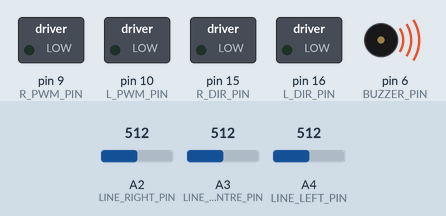
Simulated run of this sketch. Board: Arduino Mega 2560, built with avr-gcc and run on an emulated ATmega2560. On the bench: switched loads named in the sketch (green lamp = pin HIGH), buzzer (waves = sounding). Inputs (shaded band) come from the test bench; at power-on: A2 (LINE_RIGHT_PIN) = 512, A3 (LINE_CENTRE_PIN) = 512, A4 (LINE_LEFT_PIN) = 512. What the sketch prints to the serial monitor is not drawn.

Above: at 3.2 s.
3.3 s: A2 (LINE_RIGHT_PIN) set to 803
5.5 s: A2 (LINE_RIGHT_PIN) set to 826
At 6.7 s:
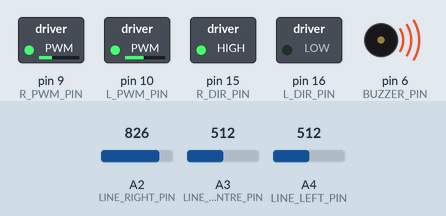
7.0 s: A3 (LINE_CENTRE_PIN) set to 716
At 7.8 s:
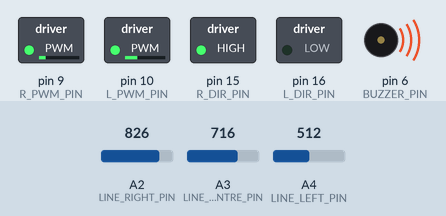
8.5 s: A4 (LINE_LEFT_PIN) set to 306
At 8.9 s:
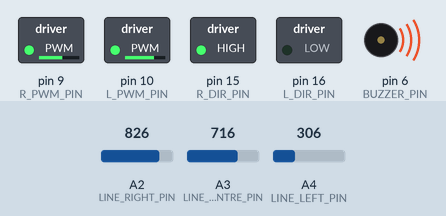
10.0 s: A4 (LINE_LEFT_PIN) set to 245
At 11.2 s:
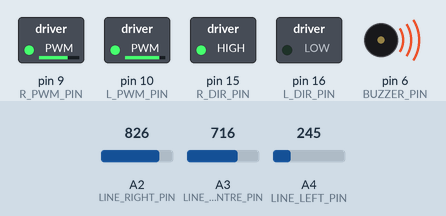
11.5 s: A3 (LINE_CENTRE_PIN) set to 900
At 12.5 s:
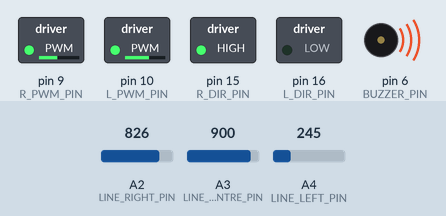
Timing chart, 0 to 14.0 s (numbered marks = the images above; inputs shaded):
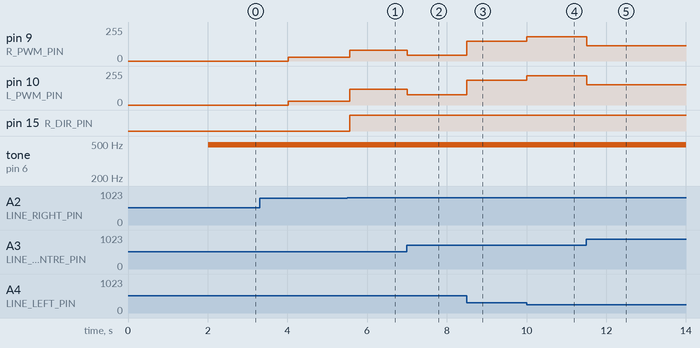

The sketch:

linefollower_main_1a.ino
```cpp
#include "encoders.h"
#include "pid.h"
#include "line_sensors.h"
#include "kinematics.h"

#define L_PWM_PIN 10
#define L_DIR_PIN 16
#define R_PWM_PIN  9
#define R_DIR_PIN 15
#define DIR_FWD LOW
#define DIR_BKD HIGH
#define BAUD_RATE 9600
#define BUZZER_PIN 6
#define LINE_LEFT_PIN   A4
#define LINE_CENTRE_PIN A3
#define LINE_RIGHT_PIN  A2
#define heading_kp 50.0
#define heading_ki 0.01
#define heading_kd 0.0
#define line_kp 0.1
#define line_ki 0.0
#define line_kd 0.0
#define wheel_kp 0.08
#define wheel_ki 0.0
#define wheel_kd 0.0

#define STATE_START       0
#define STATE_FORWARDS 1
#define STATE_LINE_MEET     2
#define STATE_LINE_FOLLOW    3
#define STATE_LINE_LOST      4
#define STATE_LINE_FIND    5
#define STATE_FACE_HOME   6
#define STATE_DRIVE_HOME     7
#define STATE_STOP           10

LineSensor lineLeft(LINE_LEFT_PIN);
LineSensor lineCentre(LINE_CENTRE_PIN);
LineSensor lineRight(LINE_RIGHT_PIN);
Kinematics pose;
PID headingPID(heading_kp, heading_ki, heading_kd);
PID pidLine(line_kp, line_ki, line_kd);

float checkTimeState, startTimeState;
bool onLine, lineJoined;
bool buzzerOn, buzzerFinish;
float homeDistance, lastDistance;
bool headingCheck = false;
float leftConfidence, centreConfidence, rightConfidence;
float lineTheshold, confidenceThreshold;
float lineDemand, headingDemand, headingMeasurement;
float speedForward, meanCount;
bool checkLeft, checkRight;
int STATE;

void setup()
{
  funcSetupMotors();
  setupLeftEncoder();
  setupRightEncoder();
  funcSetupTimestamps();
  funcSetupLineSensors();
  pinMode(BUZZER_PIN, OUTPUT);
  buzzerOn = false;
  buzzerFinish = false;
  headingCheck = false;
  lineTheshold = 300.0;
  confidenceThreshold = 60.0;
  lineDemand = 0.0;
  headingDemand = 0.0;
  headingMeasurement = 0.0;
  speedForward = 18.0;
  lastDistance = 0.0;
  homeDistance = 0.0;
  meanCount = 0;
  checkLeft = false;
  checkRight = false;
  delay(1000);
  Serial.begin( 9600 );
  delay(1000);
  Serial.println("***RESET***");
  STATE = 0;
}

void loop()
{
  pose.update();
  funcUpdateLineConfidence();
  onLine = funcCheckForLine();
  float timePassed = millis() - checkTimeState;
  switch ( STATE ) {
    case STATE_START:
      funcInitTone();
      break;
    case STATE_FORWARDS:
      funcDriveForwards();
      break;
    case STATE_LINE_FOLLOW:
      if (timePassed > 10) {
        checkTimeState = millis();
        funcFollowLine();
      }
      break;
    case STATE_LINE_LOST:
      funcLostLine();
      break;
    case STATE_LINE_FIND:
      if (timePassed > 10) {
        checkTimeState = millis();
        funcRefindLine();
      }
      break;
    case STATE_FACE_HOME:
      funcTurnHome();
      break;
    case STATE_DRIVE_HOME:
      if (timePassed > 5) {
        checkTimeState = millis();
        funcDriveHome();
      }
      break;
    case STATE_STOP:
      funcUpdateSpeed(0, 0);
      break;
    default:
      Serial.println("System Error, Unknown state!");
      break;
  }

}

void funcDriveHome() {
  Serial.println(homeDistance);
  headingDemand = pose.getHeadingTarget();
  funcUpdateHeadingPID(18.0);
  if (abs(pose.getDistanceTarget()) <= 50.0) {
    if (homeDistance >= lastDistance) {
      STATE = STATE_STOP;
    }
  }
  lastDistance = homeDistance;
}

void funcTurnHome() {
  headingDemand = pose.getHeadingTarget();
  if (headingDemand >= pose.getTheta()) {
    funcUpdateSpeed(20.0, -20.0);
  } else {
    funcUpdateSpeed(-20.0, 20.0);
  }

  float angleDiff = headingDemand - pose.getTheta();
  if (abs(angleDiff) <= 0.01) {
    funcUpdateSpeed(0, 0);
    funcPlayTone(10, 200);
    lastDistance = pose.getDistanceTarget();
    STATE = STATE_DRIVE_HOME;
    return;
  }
}

void funcRefindLine() {
  if (onLine) {
    STATE = STATE_LINE_FOLLOW;
    return;
  }
  if (!checkLeft && !checkRight) {
    headingDemand = headingMeasurement - M_PI / 8;
    funcUpdateSpeed(-16, 16);
    if (pose.getTheta() <= headingDemand) {
      checkLeft = true;
    }
  }
  if (checkLeft && !checkRight) {
    headingDemand = headingMeasurement + M_PI / 8;
    funcUpdateSpeed(16, -16);
    if (pose.getTheta() >= headingDemand) {
      checkRight = true;
    }
  }
  if (checkLeft && checkRight) {
    headingDemand = headingMeasurement;
    funcUpdateSpeed(-16, 16);
    if (pose.getTheta() <= headingDemand) {
      funcUpdateSpeed(0, 0);
      delay(1000);
      STATE = STATE_FACE_HOME;
      return;
    }
  }
}

void funcLostLine() {
  if (lineJoined) {
    headingMeasurement = pose.getTheta();
    STATE = STATE_LINE_FIND;
  }
}

void funcFollowLine() {
  if (onLine) {
    funcUpdateLinePID();
  }
  else {
    STATE = STATE_LINE_LOST;
  }
}

void funcDriveForwards() {
  if (!onLine) {
    funcUpdateHeadingPID(30.0);
  } else {
    lineJoined = true;
    STATE = STATE_LINE_FOLLOW;
  }
}

void funcTurnTarget() {
  if (!headingCheck) {
    headingDemand = pose.getHeadingTarget();
    headingCheck = true;
  }
  funcUpdateHeadingPID(0.0);
  if (headingDemand - pose.getTheta() < 2.0 ) {
    STATE = STATE_STOP;
  }
}

void funcUpdateSpeed(float leftSpeedNew, float rightSpeedNew) {
  if (leftSpeedNew < 0) {
    leftSpeedNew = leftSpeedNew * -1;
    digitalWrite( L_DIR_PIN, DIR_BKD );
  } else {
    digitalWrite( L_DIR_PIN, DIR_FWD );
  }
  if (rightSpeedNew < 0) {
    rightSpeedNew = rightSpeedNew * -1;
    digitalWrite( R_DIR_PIN, DIR_BKD );
  } else {
    digitalWrite( R_DIR_PIN, DIR_FWD );
  }
  analogWrite( L_PWM_PIN, leftSpeedNew );
  analogWrite( R_PWM_PIN, rightSpeedNew );
}

void funcUpdateLineConfidence() {
  if (lineLeft.readCalibrated() > lineTheshold) {
    leftConfidence += 1.0;
  }
  else {
    leftConfidence -= 1.0;
  }
  if (lineCentre.readCalibrated() > lineTheshold) {
    centreConfidence += 1.0;
  }
  else {
    centreConfidence -= 1.0;
  }
  if (lineRight.readCalibrated() > lineTheshold) {
    rightConfidence += 1.0;
  }
  else {
    rightConfidence -= 1.0;
  }
  leftConfidence = constrain(leftConfidence, 0.0, 100.0);
  centreConfidence = constrain(centreConfidence, 0.0, 100.0);
  rightConfidence = constrain(rightConfidence, 0.0, 100.0);
  return;
}

bool funcCheckForLine() {
  bool leftLine = leftConfidence > confidenceThreshold;
  bool centreLine = centreConfidence > confidenceThreshold;
  bool rightLine = rightConfidence > confidenceThreshold;
  if (leftLine || centreLine || rightLine) {
    if (!lineJoined) {
      leftConfidence = 100.0;
      centreConfidence = 100.0;
      rightConfidence = 100.0;
      lineJoined = true;
    }
    return true;
  }

  return false;
}

void funcUpdateLinePID() {
  float centreValue = funcGetLineCentre();
  float PIDOut = pidLine.update(lineDemand, centreValue);
  float speedLeft = speedForward - PIDOut;
  float speedRight = speedForward + PIDOut;
  speedLeft = constrain(speedLeft, -254, 254);
  speedRight = constrain(speedRight, -254, 254);
  funcUpdateSpeed(speedLeft, speedRight);
}

void funcUpdateHeadingPID(float forwardBias) {
  float headingOut = headingPID.update(headingDemand, pose.getTheta());
  float speedLeft = forwardBias + headingOut;
  float speedRight = forwardBias - headingOut;
  speedLeft = constrain(speedLeft, -254, 254);
  speedRight = constrain(speedRight, -254, 254);
  funcUpdateSpeed(speedLeft, speedRight);
}

float funcGetLineCentre() {
  float valueLeft = lineLeft.readCalibrated();
  float valueCentre = lineCentre.readCalibrated();
  float valueRight = lineRight.readCalibrated();
  float total = valueLeft + valueCentre + valueRight;
  float p1 = valueLeft / total;
  float p2 = valueCentre / total;
  float p3 = valueRight / total;
  float lineCentre = (p1 * 1000) + (p2 * 2000) + (p3 * 3000);
  lineCentre = lineCentre - 2000;
  lineCentre = constrain(lineCentre, -2000, 2000);
  return lineCentre;
}

void funcInitTone() {
  for (int i = 0; i < 2; i++) {
    funcPlayTone(5, 100);
    delay(900);
  }

  STATE = STATE_FORWARDS;
}

void funcPlayTone(int volume, int duration) {
  analogWrite(BUZZER_PIN, volume);
  delay(duration);
  analogWrite(BUZZER_PIN, 0);
}

void funcSetupMotors() {
  pinMode( L_PWM_PIN, OUTPUT );
  pinMode( L_DIR_PIN, OUTPUT );
  pinMode( R_PWM_PIN, OUTPUT );
  pinMode( R_DIR_PIN, OUTPUT );
  digitalWrite( L_DIR_PIN, DIR_FWD );
  digitalWrite( R_DIR_PIN, DIR_FWD );
}

void funcSetupTimestamps() {
  checkTimeState = millis();
  startTimeState = millis();
}

void funcSetupLineSensors() {
  lineLeft.calibrate();
  lineCentre.calibrate();
  lineRight.calibrate();
  onLine = false;
  lineJoined = false;
  leftConfidence = 0.0;
  centreConfidence = 0.0;
  rightConfidence = 0.0;
}

float funcRoundFloat(float var) {
  float value = (int)(var * 100 + .5);
  return (float)value / 100;
}
```

encoders.h
```cpp
#define E1_A_PIN  7
#define E1_B_PIN  23
#define E0_A_PIN  26

volatile long count_right_e; // used by encoder to count the rotation
volatile bool oldE1_A;  // used by encoder to remember prior state of A
volatile bool oldE1_B;  // used by encoder to remember prior state of B
volatile long count_left_e; // used by encoder to count the rotation
volatile bool oldE0_A;  // used by encoder to remember prior state of A
volatile bool oldE0_B;  // used by encoder to remember prior state of B

ISR( INT6_vect ) {
  boolean newE1_B = digitalRead( E1_B_PIN );
  boolean newE1_A = digitalRead( E1_A_PIN );
  newE1_A ^= newE1_B;
  byte state = 0;
  state = state | ( newE1_A  << 3 );
  state = state | ( newE1_B  << 2 );
  state = state | ( oldE1_A  << 1 );
  state = state | ( oldE1_B  << 0 );
  switch( state ) {
    case 0:                   break; // No movement.
    case 1:  count_right_e--; break;  // clockwise?
    case 2:  count_right_e++; break;  // anti-clockwise?
    case 3:                   break;  // Invalid
    case 4:  count_right_e++; break;  // anti-clockwise?
    case 5:                   break;  // No movement.
    case 6:                   break;  // Invalid
    case 7:  count_right_e--; break;  // clockwise?
    case 8:  count_right_e--; break;  // clockwise?
    case 9:                   break;  // Invalid
    case 10:                  break;  // No movement.
    case 11: count_right_e++; break;  // anti-clockwise?
    case 12:                  break;  // Invalid
    case 13: count_right_e++; break;  // anti-clockwise?
    case 14: count_right_e--; break;  // clockwise?
    case 15:                  break;  // No movement.
  }
  oldE1_A = newE1_A;
  oldE1_B = newE1_B;
}

ISR( PCINT0_vect ) {
  boolean newE0_B = PINE & (1<<PINE2);
  boolean newE0_A = digitalRead( E0_A_PIN ); // 26 the same as A8
  newE0_A ^= newE0_B;
  byte state = 0;
  state = state | ( newE0_A  << 3 );
  state = state | ( newE0_B  << 2 );
  state = state | ( oldE0_A  << 1 );
  state = state | ( oldE0_B  << 0 );
  switch( state ) {
    case 0:                  break; // No movement.
    case 1:  count_left_e--; break;  // clockwise?
    case 2:  count_left_e++; break;  // anti-clockwise?
    case 3:                  break;  // Invalid
    case 4:  count_left_e++; break;  // anti-clockwise?
    case 5:                  break;  // No movement.
    case 6:                  break;  // Invalid
    case 7:  count_left_e--; break;  // clockwise?
    case 8:  count_left_e--; break;  // clockwise?
    case 9:                  break;  // Invalid
    case 10:                 break;  // No movement.
    case 11: count_left_e++; break;  // anti-clockwise?
    case 12:                 break;  // Invalid
    case 13: count_left_e++; break;  // anti-clockwise?
    case 14: count_left_e--; break;  // clockwise?
    case 15:                 break;  // No movement.
  }
  oldE0_A = newE0_A;
  oldE0_B = newE0_B;
}

void setupRightEncoder() {
  count_right_e = 0;
  oldE1_A = 0;
  oldE1_B = 0;
  pinMode( E1_A_PIN, INPUT );
  pinMode( E1_B_PIN, INPUT );
  EIMSK = EIMSK & ~(1<<INT6);
  EICRB |= ( 1 << ISC60 );  // using header file names, push 1 to bit ISC60
  EIFR |= ( 1 << INTF6 );
  EIMSK |= ( 1 << INT6 );
}

void setupLeftEncoder() {
    count_left_e = 0;
    oldE0_A = 0;
    oldE0_B = 0;
    DDRE = DDRE & ~(1<<DDE6);
    PORTE = PORTE | (1<< PORTE2 );
    pinMode( E0_A_PIN, INPUT );
    digitalWrite( E0_A_PIN, HIGH ); // Encoder 0 xor
    PCICR = PCICR & ~( 1 << PCIE0 );
    PCMSK0 |= (1 << PCINT4);
    PCIFR |= (1 << PCIF0);  // Clear its interrupt flag by writing a 1.
    PCICR |= (1 << PCIE0);
}
```

kinematics.h
```cpp
#ifndef _Kinematics
#define _Kinematics_h
#include <math.h>

const float WHEEL_DIAMETER = 70;
const float WHEEL_RADIUS = 35;
const float WHEEL_CIRCUMFERENCE = M_PI * WHEEL_DIAMETER;
const float WHEEL_SEPARATION = 143.5;
const float COUNTS_PER_WHEEL_REVOLUTION = 1440;
const float MM_PER_COUNT = WHEEL_CIRCUMFERENCE/COUNTS_PER_WHEEL_REVOLUTION;
const float COUNTS_PER_MM = 1/MM_PER_COUNT;

class Kinematics
{
  public:
    Kinematics();
    void update();
    float getHeadingTarget();
    float getDistanceTarget();
    float getX();
    float getY();
    float getTheta();
    float getDistanceInCounts(float distance);

  private:
    float x;
    float y;
    float d;
    float theta;
    float last_count_left_e;
    float last_count_right_e;
};

Kinematics::Kinematics() {
	x = 0.0;
  y = 0.0;
  theta = 0.0;
}

void Kinematics :: update() {
  float current_count_left = count_left_e;
  float current_count_right = count_right_e;
  float count_left_diff = current_count_left - last_count_left_e;
  float count_right_diff = current_count_right - last_count_right_e;
  float left_distance = count_left_diff/COUNTS_PER_MM;
  float right_distance = count_right_diff/COUNTS_PER_MM;
  float mean_diff = (left_distance + right_distance)/2;
  theta = theta + (left_distance - right_distance)/WHEEL_SEPARATION;
  x = x + (mean_diff * cos(theta));
  y = y + (mean_diff * sin(theta));
  last_count_left_e = current_count_left;
  last_count_right_e = current_count_right;
  return;
}

float Kinematics :: getHeadingTarget() {
  return atan2(-y, -x);
}

float Kinematics :: getDistanceTarget() {
  return (float)sqrt(pow(x, 2) + pow(y, 2));
}

float Kinematics :: getDistanceInCounts(float distance) {
  return (distance * COUNTS_PER_MM);
}

float Kinematics :: getX() {
  return x;
}

float Kinematics :: getY() {
  return y;
}

float Kinematics :: getTheta() {
  return theta;
}

#endif
```

line_sensors.h
```cpp
#ifndef _Line_follow_h
#define _Line_follow_h

class LineSensor {
  public:
    LineSensor(int pin);   //Constructor
    void calibrate();         //Calibrate
    int readRaw();            //Return the uncalibrated value from the sensor
    float readCalibrated();   //Return the calibrated value from the sensor
    bool isOverLine();

  private:
    int pin;
    int calibrate_count;
    int threshold;
    float bias_compensation;
};

LineSensor::LineSensor(int Line_pin) {
  calibrate_count = 50;
  bias_compensation = 0.0;
  threshold = 100;
  pin = Line_pin;
  pinMode(pin, INPUT);
}

int LineSensor::readRaw() {
  return analogRead(pin);
}

void LineSensor::calibrate() {
  int running_total = 0;
  for (int i = 0; i < calibrate_count; i++)
  {
    int value = readRaw();
    running_total += value;
  }
  bias_compensation = (float)running_total/(float)calibrate_count;
}

float LineSensor::readCalibrated() {
  float calibrated_reading = (float)readRaw() - bias_compensation;
  return calibrated_reading;
}

bool LineSensor::isOverLine() {
  if (readCalibrated() > threshold) {
    return true;
  }
  return false;
}

#endif
```

Source omitted: pid.h (4041 bytes)

Measured:
- the behaviour switches between 812 and 813 on A2 (LINE_RIGHT_PIN) (found by bisection; images 0 and 1)
- after the input at 5.5 s, pin 9 (R_PWM_PIN): 30/255 → 82/255 after 0.07 s; pin 10 (L_PWM_PIN): 30/255 → 118/255 after 0.07 s; pin 15 (R_DIR_PIN): LOW → HIGH after 0.07 s
- after the input at 7.0 s, pin 9 (R_PWM_PIN): 82/255 → 42/255 at once; pin 10 (L_PWM_PIN): 118/255 → 78/255 at once
- after the input at 8.5 s, pin 9 (R_PWM_PIN): 42/255 → 148/255 at once; pin 10 (L_PWM_PIN): 78/255 → 184/255 at once
- after the input at 10.0 s, pin 9 (R_PWM_PIN): 148/255 → 182/255 at once; pin 10 (L_PWM_PIN): 184/255 → 218/255 at once
- after the input at 11.5 s, pin 9 (R_PWM_PIN): 182/255 → 115/255 at once; pin 10 (L_PWM_PIN): 218/255 → 151/255 at once
